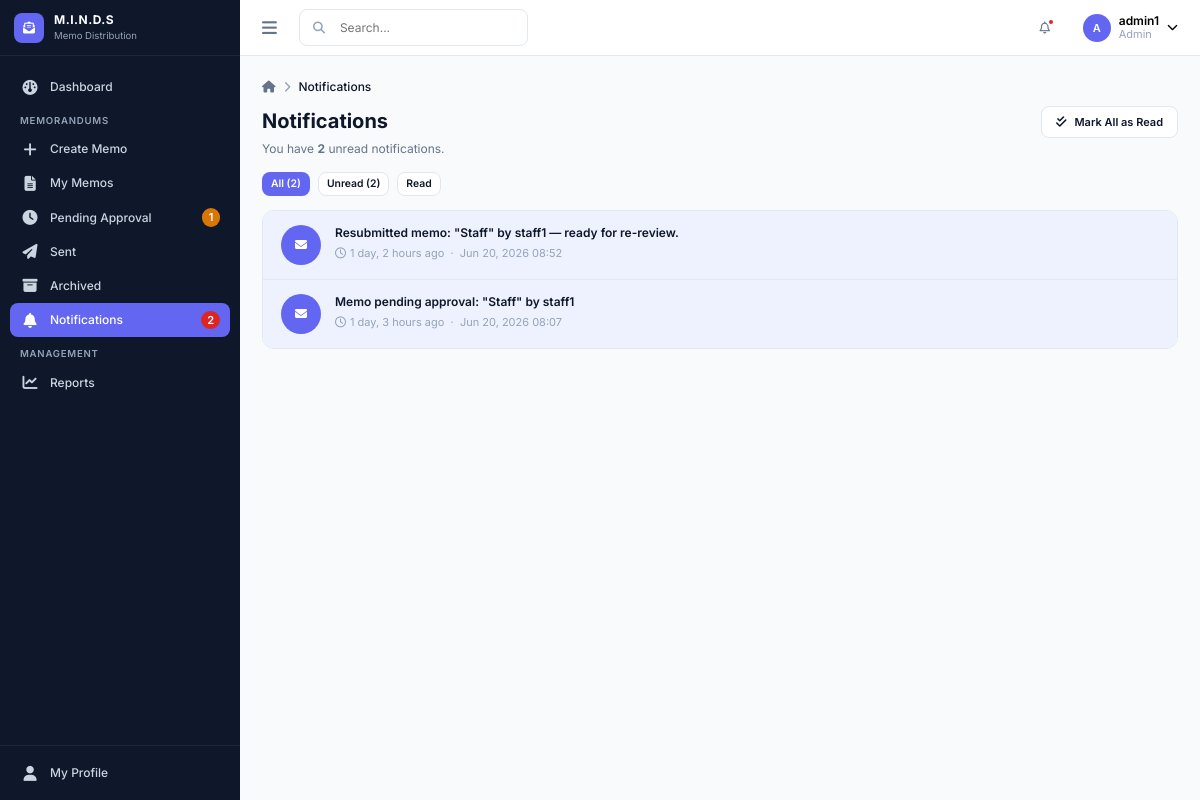
Page /notifications/ (signed in) on the committed database.
### accounts/models.py (models this page shows, shortened)
class User(AbstractUser):
    class Role(models.TextChoices):
        SUPERADMIN = "superadmin", "Superadmin"
        ADMIN      = "admin",      "Admin"
        STAFF      = "staff",      "Staff"
    role = models.CharField(max_length=20, choices=Role.choices, default=Role.STAFF)
    department = models.ForeignKey(
        "departments.Department",
        on_delete=models.SET_NULL,
        null=True, blank=True,
        related_name="members",
    )
    @property
    def is_superadmin(self):
        return self.role == self.Role.SUPERADMIN
    @property
    def is_admin(self):
        return self.role == self.Role.ADMIN
    def can_send_directly(self):
        return self.role in (self.Role.SUPERADMIN, self.Role.ADMIN)
    def can_manage_departments(self):
        return self.role == self.Role.SUPERADMIN

### notifications/models.py (models this page shows, shortened)
class Notification(models.Model):
    user = models.ForeignKey(settings.AUTH_USER_MODEL, on_delete=models.CASCADE, related_name="notifications")
    memo = models.ForeignKey("memos.Memorandum", on_delete=models.CASCADE, null=True, blank=True, related_name="notifications")
    message = models.CharField(max_length=255)
    is_read = models.BooleanField(default=False)
    created_at = models.DateTimeField(auto_now_add=True)
    objects = NotificationQuerySet.as_manager()
    class Meta:
        ordering = ["-created_at"]
        indexes = [models.Index(fields=["user", "is_read"])]

### notifications/views.py (the view)
# urls.py: path("", views.NotificationListView.as_view(), name="list"),
class NotificationListView(LoginRequiredMixin, ListView):
    template_name = "notifications/notification_list.html"
    context_object_name = "notifications"
    paginate_by = 20
    def get_queryset(self):
        qs = Notification.objects.for_user(self.request.user).select_related("memo")
        f = self.request.GET.get("filter", "all")
        if f == "unread":
            qs = qs.unread()
        elif f == "read":
            qs = qs.filter(is_read=True)
        return qs
    def get_context_data(self, **kwargs):
        context = super().get_context_data(**kwargs)
        user = self.request.user
        context.update({
            "breadcrumbs": [{"label": "Notifications"}],
            "active_filter": self.request.GET.get("filter", "all"),
            "total_count": Notification.objects.for_user(user).count(),
            "unread_count_all": Notification.objects.for_user(user).unread().count(),
        })
        return context

### core/context_processors.py (called while the page is built, shortened)
def global_counts(request):
    if not request.user.is_authenticated:
        return {}
    user = request.user
    data = {
        "unread_notif_count": Notification.objects.for_user(user).unread().count(),
        "recent_notifications": (
            Notification.objects.for_user(user).select_related("memo")[:6]
        ),
    }
    if user.can_send_directly():
        data["pending_count"] = Memorandum.objects.visible_to(user).pending_approval().count()
        data["draft_count"] = (
            Memorandum.objects.filter(created_by=user, status="draft").count()
        )
    return data

### memos/models.py (called while the page is built)
    def visible_to(self, user):
        from django.db.models import Q
        if user.is_superadmin:
            return self
        if user.is_admin:
                return self.filter(
                    Q(created_by=user) |                        # own memos
                    Q(departments__members=user) |              # memos targeting admin's dept
                    Q(created_by__department=user.department)  # memos made by dept members
                ).distinct()
        return self.filter(
            Q(created_by=user) | Q(recipients__recipient=user)
        ).distinct()

    def pending_approval(self):
        return self.filter(status=Memorandum.Status.PENDING)

### notifications/models.py (called while the page is built)
    def unread(self):
        return self.filter(is_read=False)

    def for_user(self, user):
        from memos.models import Memorandum
        return self.filter(
        user=user,
        memo__in=Memorandum.objects.visible_to(user)
    )

### notifications/templates/notifications/notification_list.html (shortened to what this page needs)
{% extends "base.html" %}
{% block breadcrumb %}{% include "partials/breadcrumb.html" %}{% endblock %}
{% block content %}
<div class="page-header">
    <div>
        <h1>Notifications</h1>
        <p>{% if unread_count_all %}You have <strong>{{ unread_count_all }}</strong> unread notification{{ unread_count_all|pluralize }}.{% else %}You're all caught up.{% endif %}</p>
    </div>
    {% if unread_count_all %}
    <div class="page-header-actions">
        <form method="post" action="{% url 'notifications:mark_all_read' %}">
            <button type="submit" class="btn btn-secondary">
                <i class="fa-solid fa-check-double"></i> Mark All as Read
            </button>
        </form>
    </div>
    {% endif %}
</div>
<div class="flex gap-2 mb-4">
    <a href="?filter=all" class="btn btn-sm {% if active_filter == 'all' %}btn-primary{% else %}btn-secondary{% endif %}">All ({{ total_count }})</a>
    <a href="?filter=unread" class="btn btn-sm {% if active_filter == 'unread' %}btn-primary{% else %}btn-secondary{% endif %}">Unread ({{ unread_count_all }})</a>
    <a href="?filter=read" class="btn btn-sm {% if active_filter == 'read' %}btn-primary{% else %}btn-secondary{% endif %}">Read</a>
</div>
<div class="card" style="padding:0;overflow:hidden;" data-auto-refresh="4000">
    {% if notifications %}
        {% for notif in notifications %}
        <div class="notification-item {% if not notif.is_read %}notification-unread{% endif %}" id="notif-{{ notif.pk }}">
            <div class="notification-icon"><i class="fa-solid fa-envelope"></i></div>
            <div class="notification-content">
                {% if notif.memo %}
                    <a href="{% url 'memos:detail' notif.memo.pk %}" class="notification-title">{{ notif.message }}</a>
                {% else %}
                    <span class="notification-title">{{ notif.message }}</span>
                {% endif %}
                <span class="notification-time">
                    <i class="fa-regular fa-clock"></i>
                    {{ notif.created_at|timesince }} ago &nbsp;&middot;&nbsp; {{ notif.created_at|date:"M d, Y H:i" }}
                </span>
            </div>
        </div>
        {% endfor %}
    {% else %}
        {% include "partials/empty_state.html" with icon="bell-slash" title="No notifications" message="You have no notifications in this category." %}
    {% endif %}
</div>
{% endblock %}

### core/templates/partials/topbar.html (shortened to what this page needs)
<header class="topbar">
    <div class="topbar-left">
        <button class="sidebar-toggle" id="sidebarToggle" aria-label="Toggle sidebar">
            <i class="fa-solid fa-bars"></i>
        </button>
        {% include "partials/search_bar.html" %}
    </div>
    <div class="topbar-right">
        <div class="user-menu">
            <button class="topbar-icon-btn" id="notifBellToggle" aria-label="Notifications">
                <i class="fa-regular fa-bell"></i>
                {% if unread_notif_count %}<span class="badge-dot"></span>{% endif %}
            </button>
        </div>
        <div class="user-menu">
            <button class="user-menu-trigger" id="userMenuToggle">
                <div class="user-avatar">{{ user.first_name|first|default:user.username|first|upper }}</div>
                <div class="user-menu-info hide-mobile">
                    <div class="name">{{ user.get_full_name|default:user.username }}</div>
                    <div class="role">{{ user.get_role_display }}</div>
                </div>
                <i class="fa-solid fa-chevron-down text-xs hide-mobile"></i>
            </button>
        </div>
    </div>
</header>

### core/static/css/base.css (style rules this page uses)
:root { --color-primary: #6366f1; --color-primary-hover: #4f46e5; --color-primary-light: #eef2ff; --color-sidebar-bg: #0f172a; --color-sidebar-text: #cbd5e1; --color-sidebar-text-active: #ffffff; --color-sidebar-hover: #1e293b; --color-sidebar-active-bg: #6366f1; --color-bg: #f8fafc; --color-card: #ffffff; --color-border: #e2e8f0; --color-text-primary: #0f172a; --color-text-secondary: #64748b; --color-text-muted: #94a3b8; --color-success: #16a34a; --color-success-bg: #f0fdf4; --color-warning: #d97706; --color-warning-bg: #fffbeb; --color-danger: #dc2626; --color-danger-bg: #fef2f2; --color-info: #0284c7; --color-info-bg: #f0f9ff; --color-priority-normal: #64748b; --color-priority-important: #d97706; --color-priority-urgent: #dc2626; --color-unread-bg: #eef2ff; --color-unread-dot: #6366f1; --font-family: 'Inter', -apple-system, BlinkMacSystemFont, sans-serif; --font-size-xs: 0.75rem; --font-size-sm: 0.8125rem; --font-size-base: 0.875rem; --font-size-md: 1rem; --font-size-lg: 1.125rem; --font-size-xl: 1.375rem; --font-size-2xl: 1.75rem; --font-weight-normal: 400; --font-weight-medium: 500; --font-weight-semibold: 600; --font-weight-bold: 700; --space-1: 4px; --space-2: 8px; --space-3: 12px; --space-4: 16px; --space-5: 20px; --space-6: 24px; --space-8: 32px; --space-10: 40px; --space-12: 48px; --radius-sm: 6px; --radius-md: 8px; --radius-lg: 12px; --radius-full: 9999px; --shadow-sm: 0 1px 2px 0 rgba(15,23,42,.05); --shadow-md: 0 4px 6px -1px rgba(15,23,42,.07),0 2px 4px -2px rgba(15,23,42,.05); --shadow-lg: 0 10px 15px -3px rgba(15,23,42,.08),0 4px 6px -4px rgba(15,23,42,.05); --sidebar-width: 260px; --sidebar-width-collapsed: 76px; --topbar-height: 64px; --transition-speed: 0.18s; }
*,*::before,*::after { box-sizing:border-box;margin:0;padding:0 }
html { font-size:16px }
body { font-family:var(--font-family);font-size:var(--font-size-base);color:var(--color-text-primary);background-color:var(--color-bg);line-height:1.5;-webkit-font-smoothing:antialiased }
a { color:inherit;text-decoration:none }
button { font-family:inherit;cursor:pointer }
.text-xs { font-size:var(--font-size-xs) }
.flex { display:flex }
.gap-2 { gap:var(--space-2) }
.mb-4 { margin-bottom:var(--space-4) }

### rows in the picture
User: first_name|first "A", get_full_name "admin1", role "Admin"
Notification: message "Resubmitted memo: \"Staff\" by staff1 — ready for re-review.", created_at "1 day, 2 hours", created_at "Jun 20, 2026 08:52"
Notification: message "Memo pending approval: \"Staff\" by staff1", created_at "1 day, 3 hours", created_at "Jun 20, 2026 08:07"

### other values in the picture
{{ pending_count }} "1"
{{ unread_notif_count }} "2"
{{ item.label }} "Notifications"
{{ unread_count_all }} "2"
{{ total_count }} "2"
